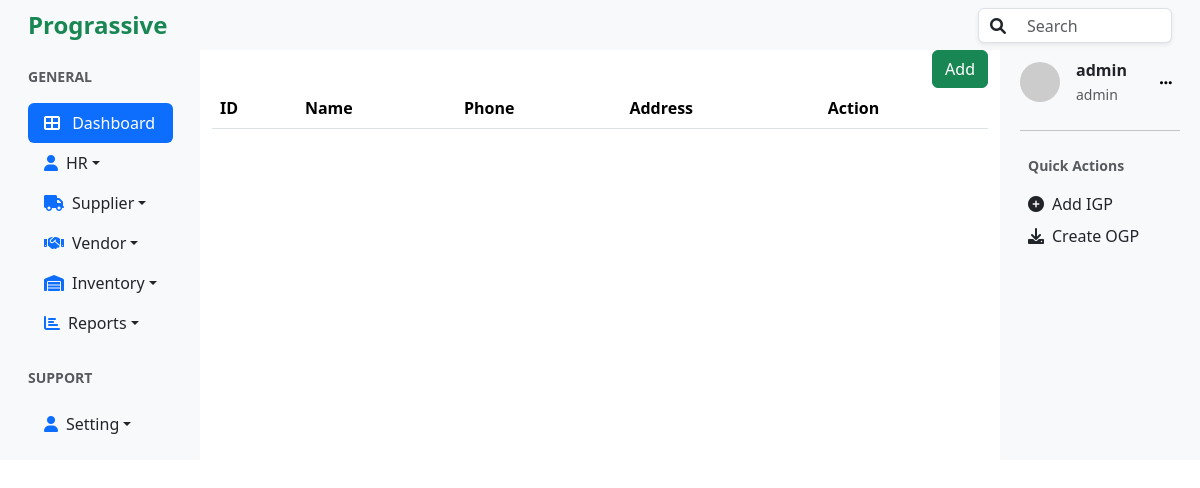
Before: /vendor/list/ (signed in) with the older database file.
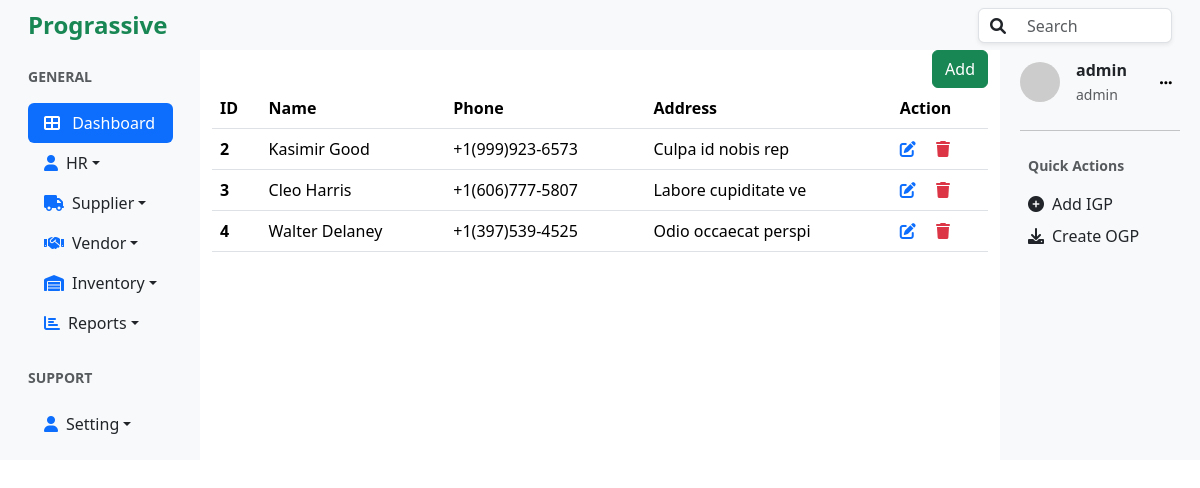
After: the same page with the newer database file.
### vendor/models.py (models this page shows, shortened)
class Vendor(models.Model):
    name=models.CharField(max_length=20, blank=False, unique=True)
    phone=models.CharField(max_length=15)
    address =models.CharField(max_length=100, blank=True, null=True)

### vendor/views.py (the view)
# urls.py: path('list/', views.vendor_list, name="vendor_list"),
@login_required
@role_required('staff', 'hr', 'admin')
def vendor_list(request):
    vendors = Vendor.objects.all()
    return render(request, 'vendor_list.html', {"vendors":vendors})

### accounts/models.py (called while the page is built)
    def __str__(self):
        return self.name

### vendor/templates/vendor_list.html
{% extends 'base.html' %}
{% block content%}
<div class="d-flex justify-content-end">
    <a href="{% url 'create_vendor'%}">
    <button type="button" class="btn btn-success">Add</button></a>
</div>
<table class="table table-hover">
    <thead>
      <tr>
        <th scope="col">ID</th>
        <th scope="col">Name</th>
        <th scope="col">Phone</th>
        <th scope="col">Address</th>
        <th scope="col">Action</th>
      </tr>
    </thead>
    <tbody>
    {% for vendor in vendors %}
    <tr>
        <th>{{vendor.id}}</th>
        <td>{{vendor.name}}</td>
        <td>{{vendor.phone}}</td>
        <td>{{vendor.address}}</td>
        <td>
            <a href="{% url 'update_vendor' vendor.id %}" class="text-primary"><i class="fa fa-edit"></i></a>
            <a href="{% url 'delete_vendor' vendor.id %}" class="text-danger ms-3"><i class="fa fa-trash"></i></a>
        </td>
      </tr>
      {%endfor %}
    </tbody>
</table>
{% endblock%}

Changed rows visible on the page:
added Vendor: id "2", name "Kasimir Good", phone "+1(999)923-6573", address "Culpa id nobis rep"
added Vendor: id "3", name "Cleo Harris", phone "+1(606)777-5807", address "Labore cupiditate ve"
added Vendor: id "4", name "Walter Delaney", phone "+1(397)539-4525", address "Odio occaecat perspi"
